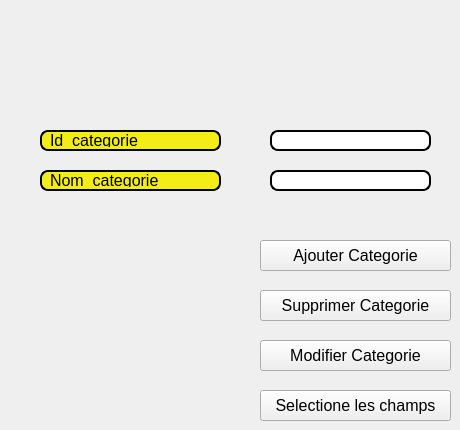
    <widget class="QWidget" name="tab">
     <attribute name="title">
      <string>Categorie</string>
     </attribute>
     <widget class="QLabel" name="label_9">
      <property name="geometry">
       <rect>
        <x>40</x>
        <y>130</y>
        <width>181</width>
        <height>21</height>
       </rect>
      </property>
      <property name="font">
       <font>
        <pointsize>12</pointsize>
       </font>
      </property>
      <property name="styleSheet">
       <string notr="true">QLabel {
	color: rgb(0, 0, 0);
	background-color: rgb(243, 236, 23);
border: 2px solid;
border-radius: 8px;
padding: 2px 4px;
}</string>
      </property>
      <property name="text">
       <string>Id_categorie</string>
      </property>
     </widget>
     <widget class="QLabel" name="label_10">
      <property name="geometry">
       <rect>
        <x>40</x>
        <y>170</y>
        <width>181</width>
        <height>21</height>
       </rect>
      </property>
      <property name="font">
       <font>
        <pointsize>12</pointsize>
       </font>
      </property>
      <property name="styleSheet">
       <string notr="true">QLabel {
	color: rgb(0, 0, 0);
	background-color: rgb(243, 236, 23);
border: 2px solid;
border-radius: 8px;
padding: 2px 4px;
}</string>
      </property>
      <property name="text">
       <string>Nom_categorie</string>
      </property>
     </widget>
     <widget class="QLineEdit" name="line_idcat_2">
      <property name="geometry">
       <rect>
        <x>270</x>
        <y>130</y>
        <width>161</width>
        <height>21</height>
       </rect>
      </property>
      <property name="styleSheet">
       <string notr="true">QLineEdit {
background-color: rgb(255, 255, 255);
padding: 1px;
border-style: solid;
border: 2px solid black;
border-radius: 8px;
}</string>
      </property>
     </widget>
     <widget class="QLineEdit" name="line_nomcateg">
      <property name="geometry">
       <rect>
        <x>270</x>
        <y>170</y>
        <width>161</width>
        <height>21</height>
       </rect>
      </property>
      <property name="styleSheet">
       <string notr="true">QLineEdit {
background-color: rgb(255, 255, 255);
padding: 1px;
border-style: solid;
border: 2px solid black;
border-radius: 8px;
}</string>
      </property>
     </widget>
     <widget class="QPushButton" name="Ajoutercat">
      <property name="geometry">
       <rect>
        <x>260</x>
        <y>240</y>
        <width>191</width>
        <height>31</height>
       </rect>
      </property>
      <property name="font">
       <font>
        <pointsize>12</pointsize>
       </font>
      </property>
      <property name="styleSheet">
       <string notr="true">QPushButton {
color: white;
	background-color: qlineargradient(spread:pad, x1:0.122, y1:0.988636, x2:0.118, y2:0, stop:0.00490196 rgba(255, 0, 191, 255), stop:0.696078 rgba(174, 72, 150, 255), stop:1 rgba(242, 242, 242, 255));
border-width: 1px;
border-color: #339;
border-style: solid;
border-radius: 15;
padding: -16px 0px;
min-height: 32px;
min-width: 60px;
}
background-color: rgb(185, 81, 159);
</string>
      </property>
      <property name="text">
       <string>Ajouter Categorie</string>
      </property>
     </widget>
     <widget class="QPushButton" name="Supprimercat">
      <property name="geometry">
       <rect>
        <x>260</x>
        <y>290</y>
        <width>191</width>
        <height>31</height>
       </rect>
      </property>
      <property name="font">
       <font>
        <pointsize>12</pointsize>
       </font>
      </property>
      <property name="styleSheet">
       <string notr="true">QPushButton {
color: white;
	background-color: qlineargradient(spread:pad, x1:0.122, y1:0.988636, x2:0.118, y2:0, stop:0.00490196 rgba(255, 0, 191, 255), stop:0.696078 rgba(174, 72, 150, 255), stop:1 rgba(242, 242, 242, 255));
border-width: 1px;
border-color: #339;
border-style: solid;
border-radius: 15;
padding: -16px 0px;
min-height: 32px;
min-width: 60px;
}
background-color: rgb(185, 81, 159);
</string>
      </property>
      <property name="text">
       <string>Supprimer Categorie</string>
      </property>
     </widget>
     <widget class="QPushButton" name="Modifiercat">
      <property name="geometry">
       <rect>
        <x>260</x>
        <y>340</y>
        <width>191</width>
        <height>31</height>
       </rect>
      </property>
      <property name="font">
       <font>
        <pointsize>12</pointsize>
       </font>
      </property>
      <property name="styleSheet">
       <string notr="true">QPushButton {
color: white;
	background-color: qlineargradient(spread:pad, x1:0.122, y1:0.988636, x2:0.118, y2:0, stop:0.00490196 rgba(255, 0, 191, 255), stop:0.696078 rgba(174, 72, 150, 255), stop:1 rgba(242, 242, 242, 255));
border-width: 1px;
border-color: #339;
border-style: solid;
border-radius: 15;
padding: -16px 0px;
min-height: 32px;
min-width: 60px;
}
background-color: rgb(185, 81, 159);
</string>
      </property>
      <property name="text">
       <string>Modifier Categorie</string>
      </property>
     </widget>
     <widget class="QPushButton" name="Selectcat">
      <property name="geometry">
       <rect>
        <x>260</x>
        <y>390</y>
        <width>191</width>
        <height>31</height>
       </rect>
      </property>
      <property name="font">
       <font>
        <pointsize>12</pointsize>
       </font>
      </property>
      <property name="styleSheet">
       <string notr="true">QPushButton {
color: white;
	background-color: qlineargradient(spread:pad, x1:0.122, y1:0.988636, x2:0.118, y2:0, stop:0.00490196 rgba(255, 0, 191, 255), stop:0.696078 rgba(174, 72, 150, 255), stop:1 rgba(242, 242, 242, 255));
border-width: 1px;
border-color: #339;
border-style: solid;
border-radius: 15;
padding: -16px 0px;
min-height: 32px;
min-width: 60px;
}
background-color: rgb(185, 81, 159);</string>
      </property>
      <property name="text">
       <string>Selectione les champs</string>
      </property>
     </widget>
    </widget>
